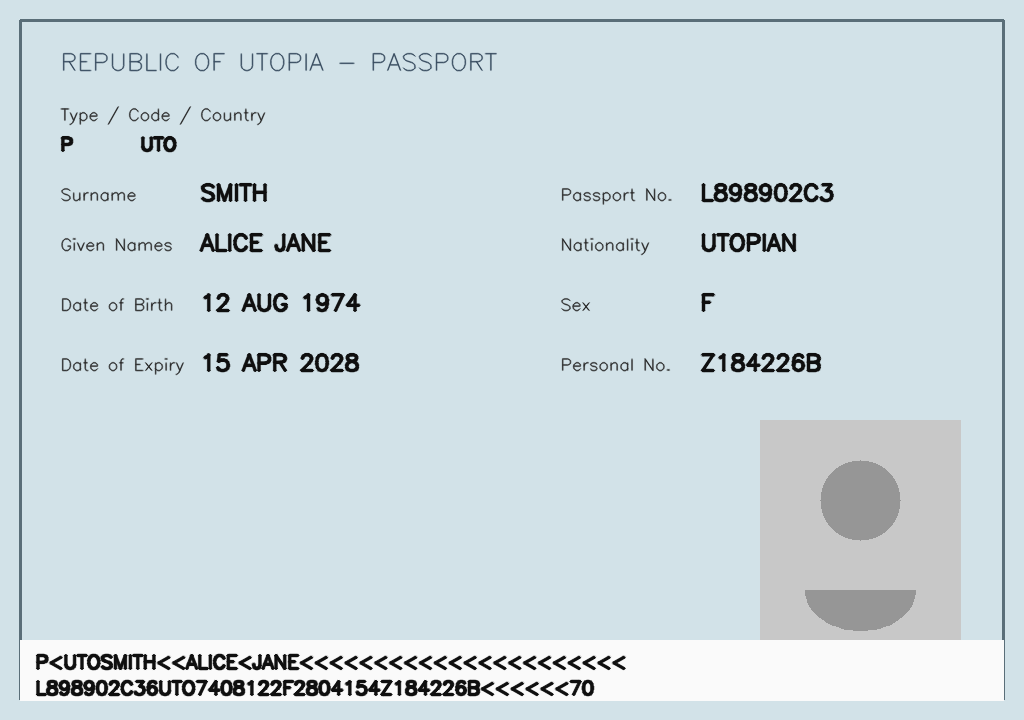
#> input picture data/samples/sample_passport.png, 1024 x 720 px; its folder holds only this picture in this run
$ python -i ela.py   (imports and definitions only)
#> lines starting #> are read from the running program, lines starting #| are printed output that depends on the picture
#> further down, picture is the input picture: shape (720, 1024, 3); mean B, G, R 223.6, 218.5, 205
"""Error Level Analysis (detector 2) — tiled, quality-aware, honest.

ELA principle: re-encoding a JPEG at a uniform quality should compress a
tampered region differently from its surroundings, because the tampered
region has been through one fewer compression generation. We measure the
difference between the original and a re-saved image and look for regions
that glow relative to the rest.

Honesty rules baked in here:
- ELA reacts to ANY locally inconsistent error level: saturated whites,
  sharp text on flat paper, sensor-noise patches. A glow is a *lead*, never
  a verdict — notes and the fusion layer treat it that way.
- The reference quality is estimated from the file instead of hardcoded.
- A global-format gate suppresses ELA when the whole image glows uniformly
  (typical of heavily re-encoded scans), avoiding full-page false positives.
"""
from __future__ import annotations

import logging
from dataclasses import dataclass, field
from typing import Any

import cv2
import numpy as np

from app.services.tampering.constants import ELA_TILE_OVERLAP, ELA_TILE_SIZE, MAX_DIMENSION

logger = logging.getLogger(__name__)


@dataclass
class ElaResult:
    """Raw ELA measurements + derived maps."""

    mean_error: float
    std_error: float
    p95_error: float
    max_error: float
    error_map: Any                       # float32 0..255 absolute diff
    bright_mask: Any                     # uint8 0/255 local-outlier glow
    bright_fraction: float
    global_gate: bool                    # True ⇒ whole image glows ⇒ uninformative
    tiles: list[dict[str, Any]] = field(default_factory=list)
    reference_quality: int = 90
    warnings: list[str] = field(default_factory=list)


# ITU-T Annex K luminance quantization table (JPEG standard base table).
_ANNEX_K_LUMA: tuple[int, ...] = (
    16, 11, 10, 16, 24, 40, 51, 61,
    12, 12, 14, 19, 26, 58, 60, 55,
    14, 13, 16, 24, 40, 57, 69, 56,
    14, 17, 22, 29, 51, 87, 80, 62,
    18, 22, 37, 56, 68, 109, 103, 77,
    24, 35, 55, 64, 81, 104, 113, 92,
    49, 64, 78, 87, 103, 121, 120, 101,
    72, 92, 95, 98, 112, 100, 103, 99,
)


# [25 lines left out: function estimate_jpeg_quality, not called in this run]


def _tile_params(w: int, h: int) -> list[tuple[int, int, int, int]]:
    """(x, y, tw, th) tiles with overlap; one full-frame tile when small."""
    if w <= ELA_TILE_SIZE and h <= ELA_TILE_SIZE:
        return [(0, 0, w, h)]
    tiles: list[tuple[int, int, int, int]] = []
    step = ELA_TILE_SIZE - ELA_TILE_OVERLAP
    y = 0
    while y < h:
        x = 0
        th = min(ELA_TILE_SIZE, h - y)
        while x < w:
            tw = min(ELA_TILE_SIZE, w - x)
            tiles.append((x, y, tw, th))
            if x + tw >= w:
                break
            x += step
        if y + th >= h:
            break
        y += step
    return tiles


def _recompress(u8: Any, quality: int) -> Any:
    """In-memory JPEG round-trip (uint8 BGR in, float32 grayscale [0,1] out)."""
    ok, buf = cv2.imencode(".jpg", u8, [int(cv2.IMWRITE_JPEG_QUALITY), int(quality)])
    if not ok:
        gray = cv2.cvtColor(u8, cv2.COLOR_BGR2GRAY) if u8.ndim == 3 else u8
        return gray.astype(np.float32) / 255.0
    back = cv2.imdecode(buf, cv2.IMREAD_COLOR)
    return cv2.cvtColor(back, cv2.COLOR_BGR2GRAY).astype(np.float32) / 255.0


def analyze_ela(bgr: Any, *, reference_quality: int | None = None) -> ElaResult:
    """Run ELA on a BGR image (uint8 or float32 [0,1] accepted).

    The image is recompressed at ``reference_quality`` (file-estimated when
    omitted), and the per-pixel absolute difference is analyzed in tiles.
    """
    img = bgr if bgr.dtype == np.float32 else bgr.astype(np.float32) / 255.0
    h, w = img.shape[:2]
#> h = 720; w = 1024

    if max(h, w) > MAX_DIMENSION:
        scale = MAX_DIMENSION / max(h, w)
        img = cv2.resize(img, (max(1, int(w * scale)), max(1, int(h * scale))),
                         interpolation=cv2.INTER_AREA)
        h, w = img.shape[:2]

    quality = int(reference_quality or 90)

    tiles = _tile_params(w, h)
    tile_stats: list[dict[str, Any]] = []
    error_map = np.zeros((h, w), dtype=np.float32)

    gray = cv2.cvtColor(img, cv2.COLOR_BGR2GRAY) if img.ndim == 3 else img
    for (x, y, tw, th) in tiles:
        patch = gray[y: y + th, x: x + tw]
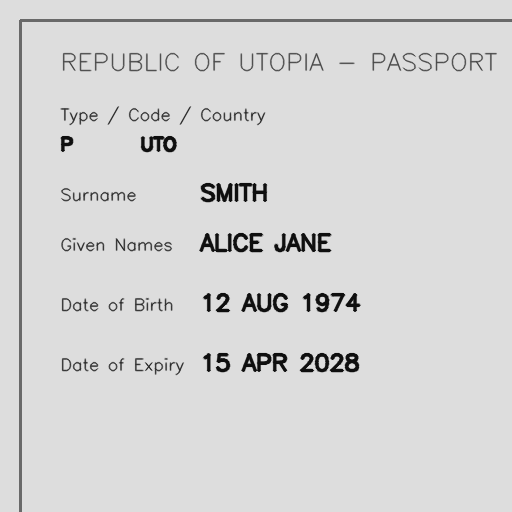
#> patch: shape (512, 512) float32; min 0.0588, max 0.87, mean 0.843
        u8 = np.clip(patch * 255.0, 0, 255).astype(np.uint8)
        rec = _recompress(cv2.cvtColor(u8, cv2.COLOR_GRAY2BGR), quality)
        err = np.abs(patch - rec) * 255.0
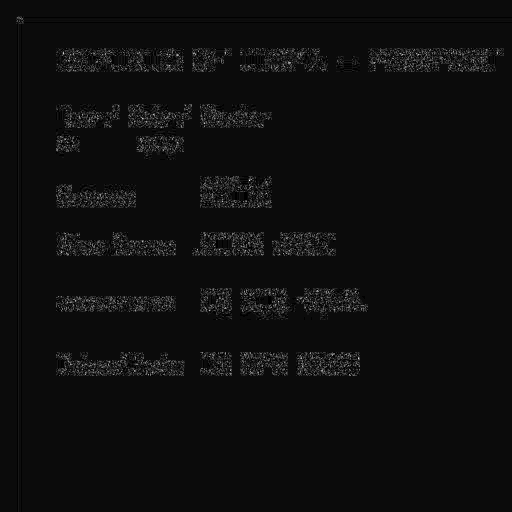
#> err: shape (512, 512) float32; min 0, max 19.9, mean 1.15; drawn with min black and max white
        error_map[y: y + th, x: x + tw] = err
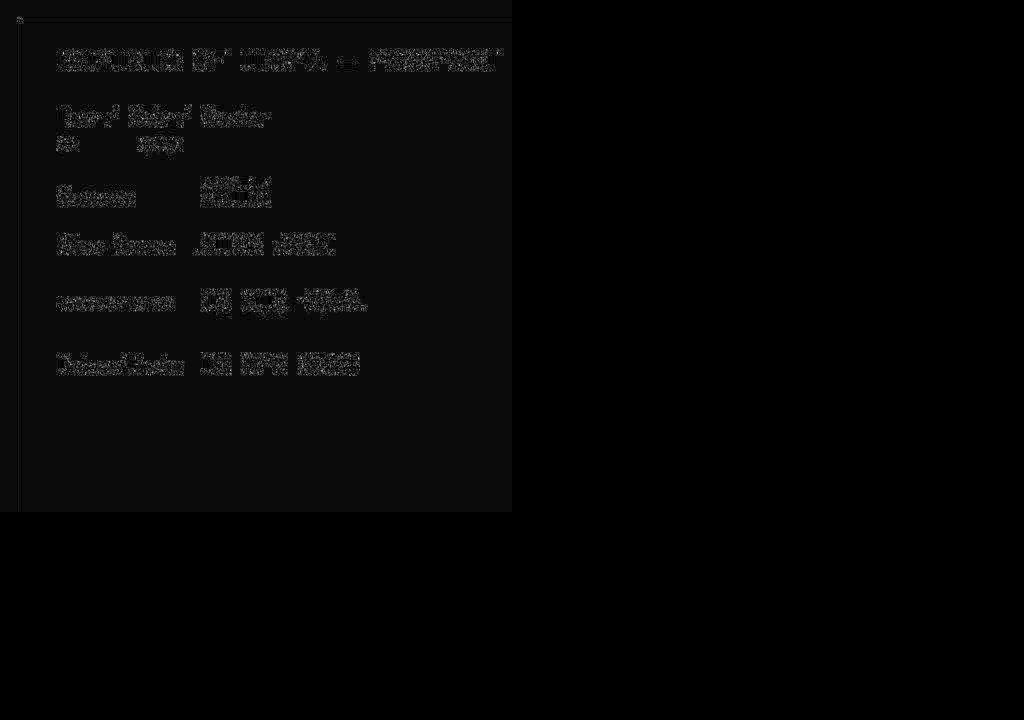
#> error_map: shape (720, 1024) float32; min 0, max 19.9, mean 0.409; drawn with min black and max white
        tile_stats.append(
            {
                "x": x, "y": y, "w": tw, "h": th,
                "mean": round(float(err.mean()), 2),
                "p95": round(float(np.percentile(err, 95)), 2),
            }
        )

    mean_error = float(error_map.mean())
#> mean_error = 1.02
    std_error = float(error_map.std())
#> std_error = 1.02
    p95_error = float(np.percentile(error_map, 95))
#> p95_error = 2.89
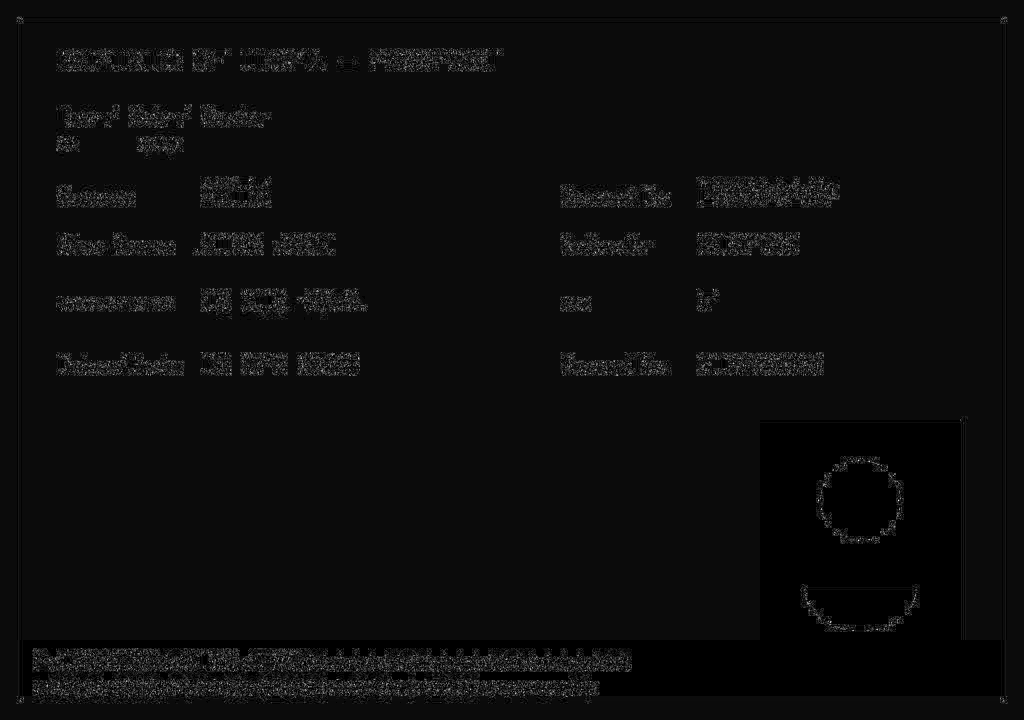
#> error_map: shape (720, 1024) float32; min 0, max 20, mean 1.02; drawn with min black and max white

    # Bright-mask: local outliers via median-filter residual (self-normalizing,
    # robust to the global error level).
    med = cv2.medianBlur(np.clip(error_map, 0, 255).astype(np.uint8), 21)
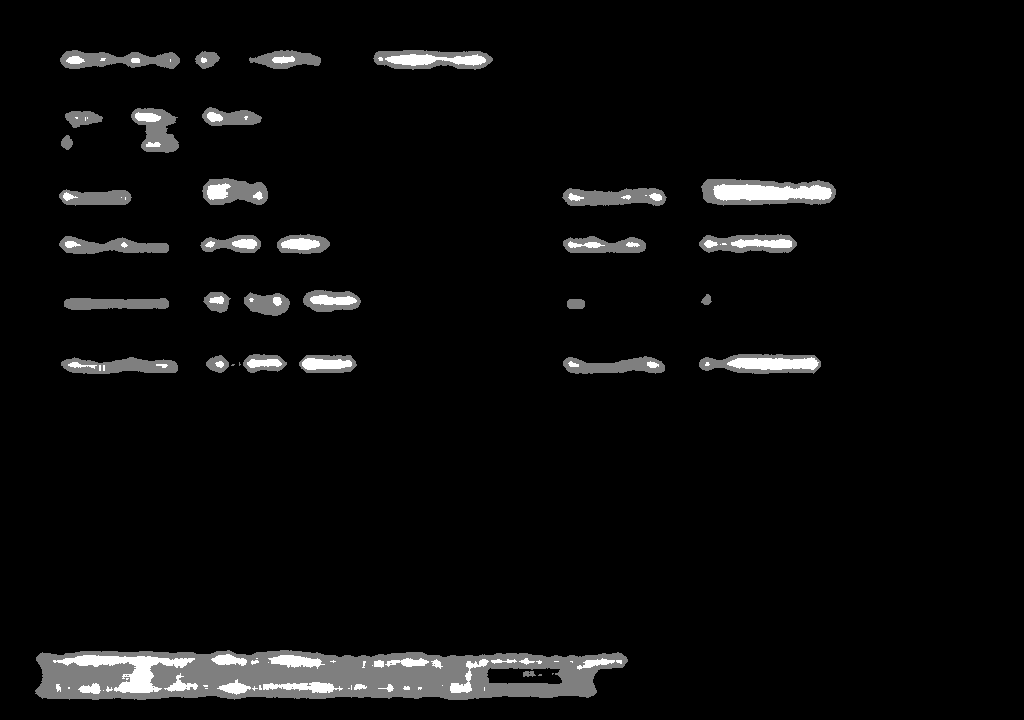
#> med: shape (720, 1024); min 0, max 2, mean 0.0904; drawn with min black and max white
    residual = cv2.subtract(np.clip(error_map, 0, 255).astype(np.uint8), med)
    bright_mask = residual.copy()
    bright_mask[bright_mask < 12] = 0            # noise floor
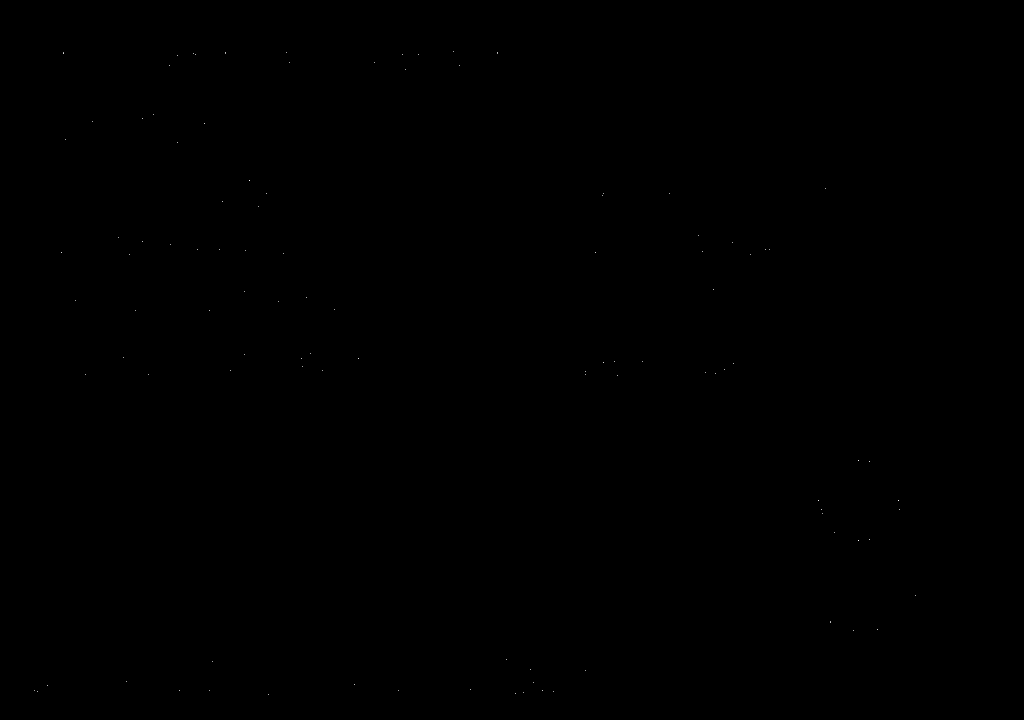
#> bright_mask: shape (720, 1024); min 0, max 19, mean 0.00197; drawn with min black and max white
    bright_mask = cv2.dilate(bright_mask, np.ones((5, 5), np.uint8))
    bright_fraction = float((bright_mask > 0).mean())
#> bright_fraction = 0.00355

    # Global gate: the whole image glowing uniformly ⇒ heavy re-encode of a
    # clean scan ⇒ ELA carries no local information.
    global_gate = bool(bright_fraction > 0.5 or (std_error < 1.0 and mean_error > 12.0))
#> global_gate = False
    if global_gate:
        bright_mask = np.zeros_like(bright_mask)
        bright_fraction = 0.0

    return ElaResult(
        mean_error=mean_error,
        std_error=std_error,
        p95_error=p95_error,
        max_error=float(error_map.max()),
        error_map=error_map,
        bright_mask=bright_mask,
        bright_fraction=bright_fraction,
        global_gate=global_gate,
        tiles=tile_stats,
        reference_quality=quality,
    )


# [23 lines left out: function ela_region_flags, not called in this run]

>>> import cv2
>>> picture = cv2.imread('../../../data/samples/sample_passport.png')
>>> result = analyze_ela(picture)
